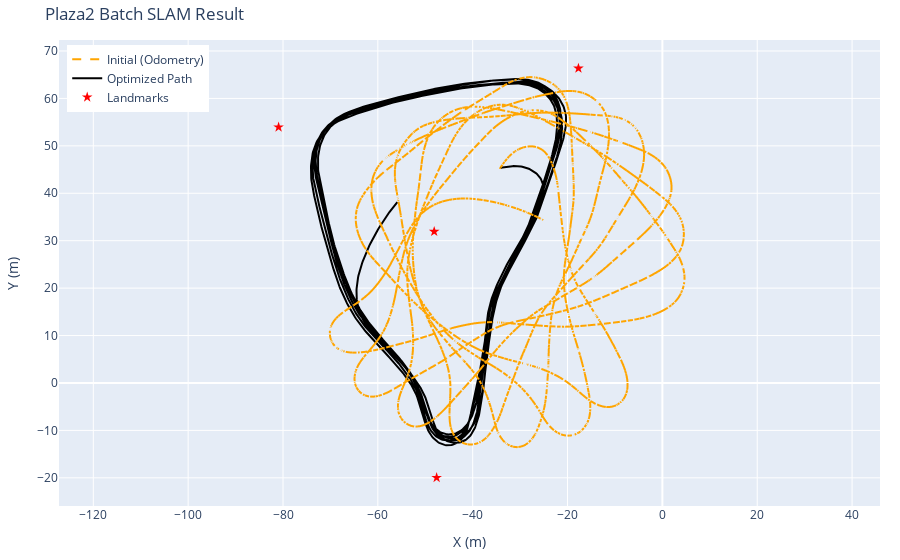

The code cell stored with this chart in its notebook:
### Code cell
# Plot using Plotly (similar to iSAM example)
fig = px.line(x=positions_initial[:,0], y=positions_initial[:,1], title='Plaza2 Batch SLAM Result')
fig.data[0].name = 'Initial (Odometry)'
fig.data[0].showlegend = True
fig.data[0].line.color = 'orange'
fig.data[0].line.dash = 'dash'

fig.add_scatter(x=positions_result[:,0], y=positions_result[:,1], mode='lines', 
                line=dict(color='black'), name='Optimized Path')

fig.add_scatter(x=landmarks_result[:,0], y=landmarks_result[:,1], mode='markers', 
                marker=dict(color='red', symbol='star', size=8), name='Landmarks')

# Configure layout
fig.update_layout(margin=dict(l=20, r=20, t=40, b=20), 
                  legend=dict(yanchor="top", y=0.99, xanchor="left", x=0.01),
                  xaxis_title="X (m)", yaxis_title="Y (m)")
fig.update_yaxes(scaleanchor="x", scaleratio=1) # Ensure aspect ratio is 1:1
fig.show()

### Figure 1 — Plotly figure (JSON) as saved in the notebook; plotly's stock layout.template omitted (floating-point values rounded to 4 significant figures; data arrays with more than 128 entries replaced by an {"elided": "..."} marker saying what was removed)
{"data": [{"hovertemplate": "x=%{x}<br>y=%{y}<extra></extra>", "legendgroup": "", "line": {"color": "orange", "dash": "dash"}, "marker": {"symbol": "circle"}, "mode": "lines", "name": "Initial (Odometry)", "showlegend": true, "type": "scattergl", "x": {"elided": "4091 float values"}, "xaxis": "x", "y": {"elided": "4091 float values"}, "yaxis": "y"}, {"line": {"color": "black"}, "mode": "lines", "name": "Optimized Path", "type": "scatter", "x": {"elided": "4091 float values"}, "y": {"elided": "4091 float values"}}, {"marker": {"color": "red", "size": 8, "symbol": "star"}, "mode": "markers", "name": "Landmarks", "type": "scatter", "x": [-48.12, -80.93, -47.6, -17.7], "y": [31.92, 53.95, -19.97, 66.35]}], "layout": {"legend": {"tracegroupgap": 0, "x": 0.01, "xanchor": "left", "y": 0.99, "yanchor": "top"}, "margin": {"b": 20, "l": 20, "r": 20, "t": 40}, "title": {"text": "Plaza2 Batch SLAM Result"}, "xaxis": {"anchor": "y", "domain": [0, 1], "title": {"text": "X (m)"}}, "yaxis": {"anchor": "x", "domain": [0, 1], "scaleanchor": "x", "scaleratio": 1, "title": {"text": "Y (m)"}}}}
